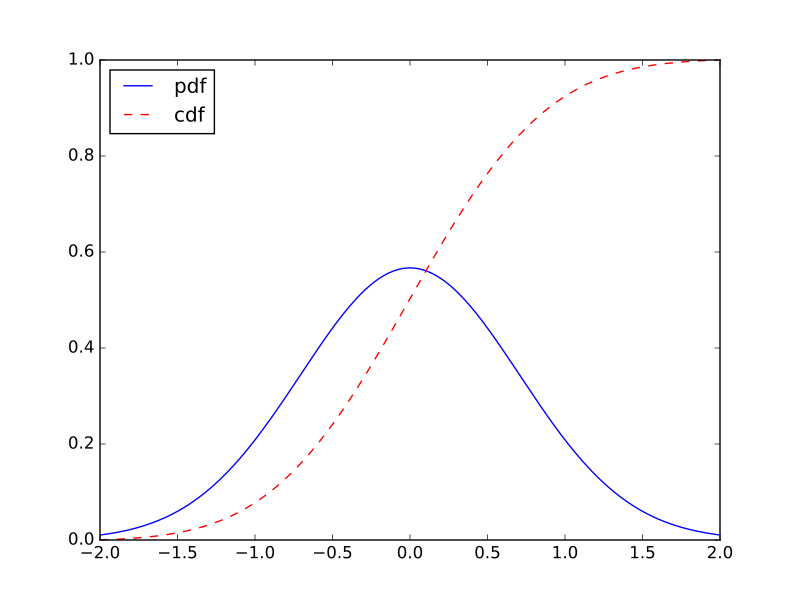

Generate this figure with Python:
#!/usr/bin/env python
"""
generally illustrate the concept of a cdf and pdf
"""

import numpy as np
import matplotlib.pyplot as plt

# Create some test data
dx = .01
X  = np.arange(-2,2,dx)
Y  = np.exp(-X**2)

# Normalize the data to a proper PDF
Y /= (dx*Y).sum()

# Compute the CDF
CY = np.cumsum(Y*dx)

# Plot both
fig = plt.figure(figsize=(8,6))
ax = fig.add_subplot(111)
p1 = ax.plot(X,Y)
p2 = ax. plot(X,CY,'r--')
ax.legend([p1[0],p2[0]],["pdf","cdf"],loc="upper left")
plt.show()
